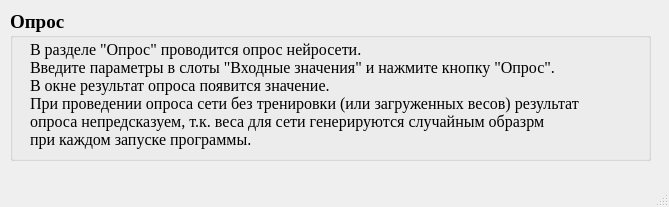
<?xml version="1.0" encoding="UTF-8"?>
<ui version="4.0">
 <class>helpWindow</class>
 <widget class="QMainWindow" name="helpWindow">
  <property name="geometry">
   <rect>
    <x>0</x>
    <y>0</y>
    <width>669</width>
    <height>207</height>
   </rect>
  </property>
  <property name="windowTitle">
   <string>Помощь</string>
  </property>
  <property name="windowIcon">
   <iconset>
    <normaloff>../source/resources/icon.png</normaloff>../source/resources/icon.png</iconset>
  </property>
  <widget class="QWidget" name="centralwidget">
   <widget class="QGroupBox" name="textGroupBox">
    <property name="geometry">
     <rect>
      <x>10</x>
      <y>10</y>
      <width>641</width>
      <height>151</height>
     </rect>
    </property>
    <property name="font">
     <font>
      <family>Times New Roman</family>
      <pointsize>14</pointsize>
      <weight>75</weight>
      <bold>true</bold>
     </font>
    </property>
    <property name="title">
     <string>Опрос</string>
    </property>
    <widget class="QLabel" name="label">
     <property name="geometry">
      <rect>
       <x>20</x>
       <y>30</y>
       <width>621</width>
       <height>501</height>
      </rect>
     </property>
     <property name="font">
      <font>
       <pointsize>12</pointsize>
       <weight>50</weight>
       <bold>false</bold>
      </font>
     </property>
     <property name="text">
      <string>В разделе &quot;Опрос&quot; проводится опрос нейросети.
Введите параметры в слоты &quot;Входные значения&quot; и нажмите кнопку &quot;Опрос&quot;.
В окне результат опроса появится значение.
При проведении опроса сети без тренировки (или загруженных весов) результат
опроса непредсказуем, т.к. веса для сети генерируются случайным образрм
при каждом запуске программы.</string>
     </property>
     <property name="alignment">
      <set>Qt::AlignLeading|Qt::AlignLeft|Qt::AlignTop</set>
     </property>
    </widget>
   </widget>
  </widget>
  <widget class="QMenuBar" name="menubar">
   <property name="geometry">
    <rect>
     <x>0</x>
     <y>0</y>
     <width>669</width>
     <height>21</height>
    </rect>
   </property>
  </widget>
  <widget class="QStatusBar" name="statusbar"/>
 </widget>
 <resources/>
 <connections/>
</ui>
